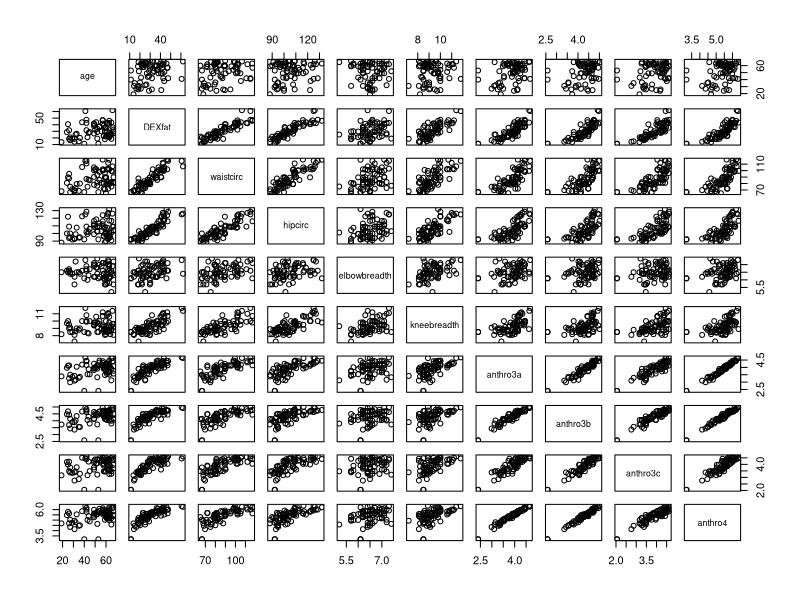
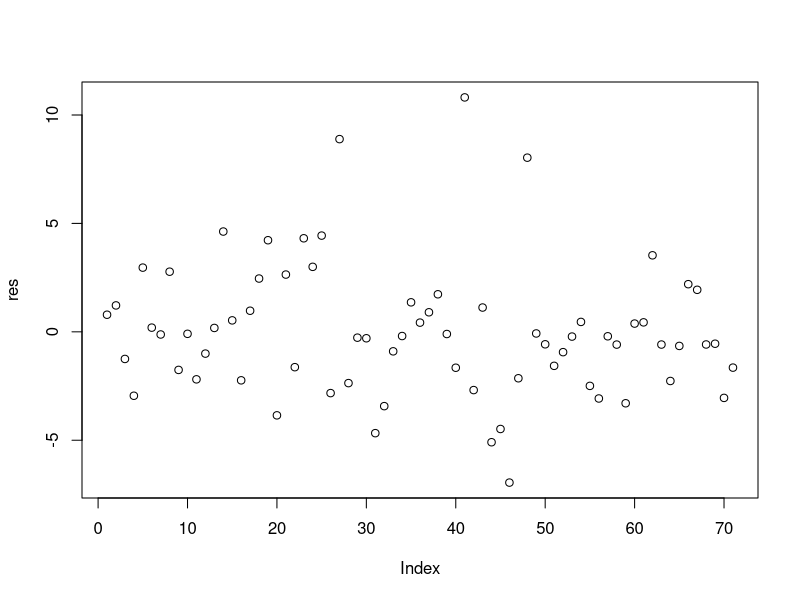
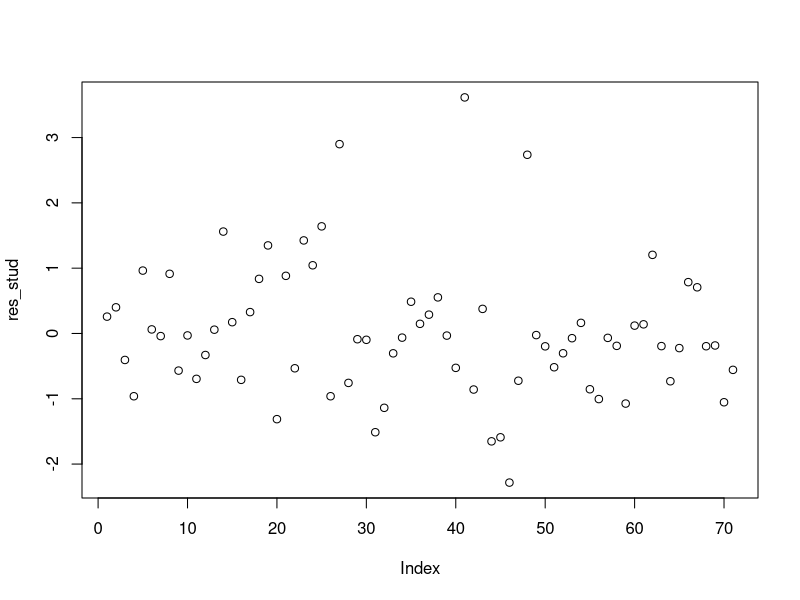
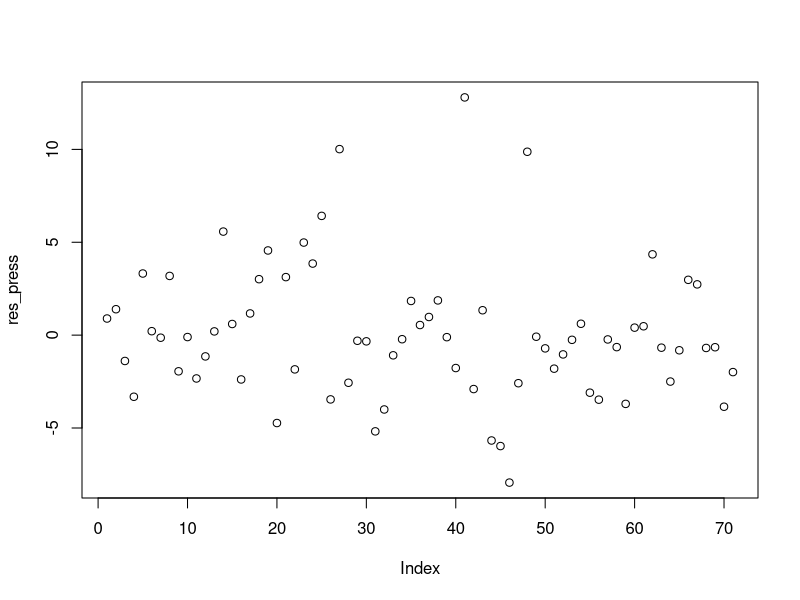
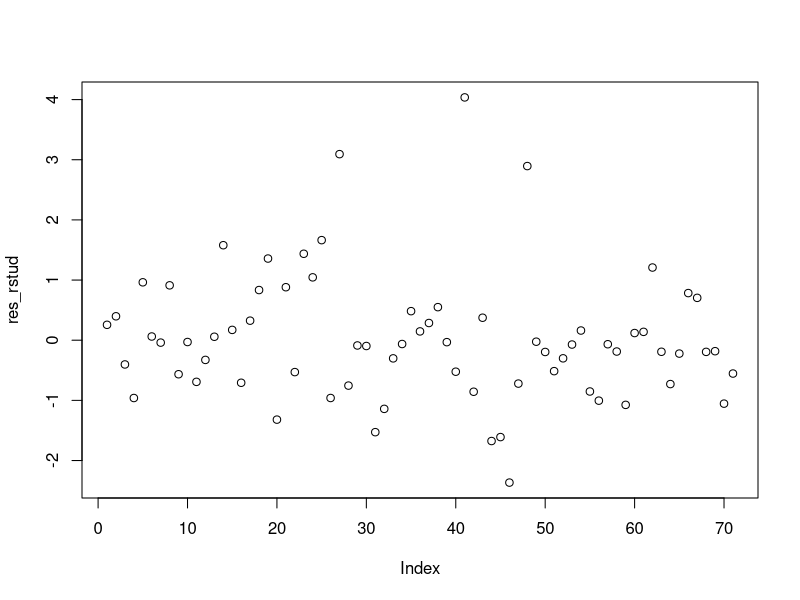
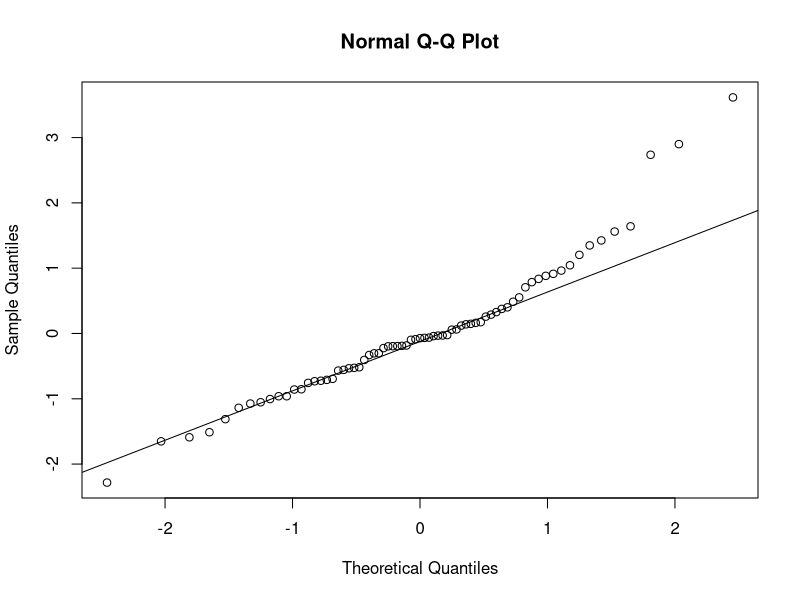
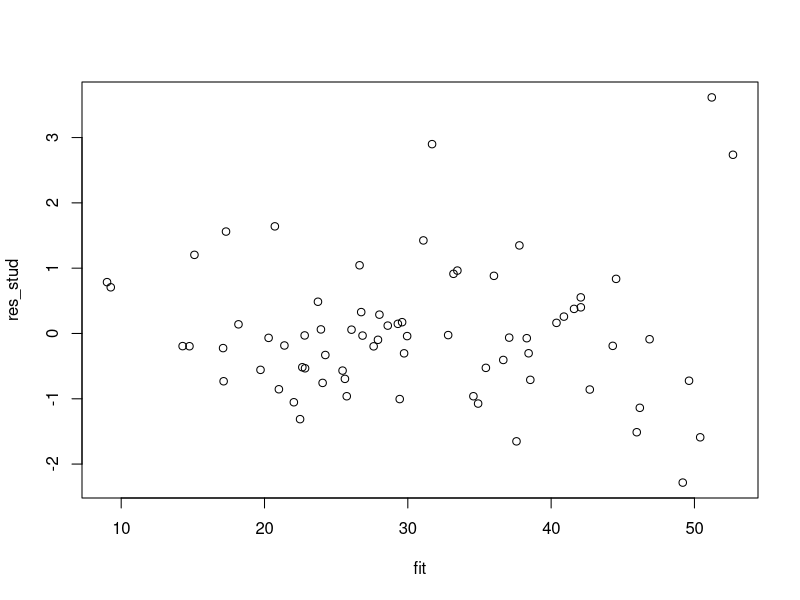
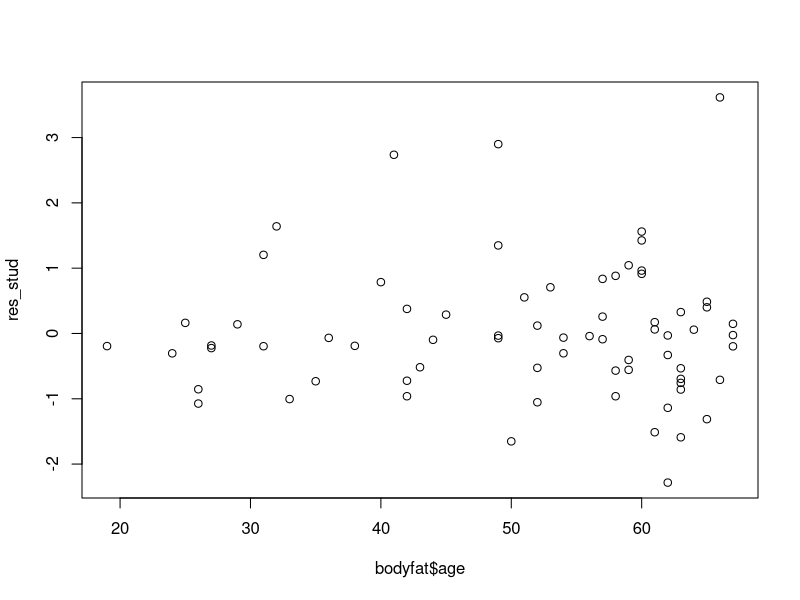

These charts were generated, in order, by the following R code:
#Load the data
library("TH.data")
library("car")

data("bodyfat")
head(bodyfat)
plot(bodyfat)
summary(bodyfat)

#Create the full model
model <- lm(DEXfat ~., data = bodyfat)
summary(model)



#Residual analysis
n = nrow(bodyfat)
p = ncol(bodyfat)-1
res <- residuals(model)
SS_res = sum(res^2)
MS_res = SS_res/(n-p)
h_ii = lm.influence(model)$hat
S2 = ((n-p)*MS_res-res^2/(1-h_ii))/(n-p-1)

res_std <- res/sqrt(MS_res)
res_stud <- res/sqrt(MS_res*(1-h_ii))
res_press <- res/(1-h_ii)
res_rstud <- res/sqrt(S2*(1-h_ii))

plot(res)
plot(res_stud)
plot(res_press)
plot(res_rstud)

#Normal probability plot
qqnorm(res_stud)
qqline(res_stud)
#(s_res_stud <- sort(res_stud))
#c_prob <- ((1:n)-1/2)/n
#plot(s_res_stud, c_prob)

#Plot of Residuals against the Fitted Values
fit <- fitted(model)
plot(fit, res_stud)

#Plot of Residuals against the Regressor
plot(bodyfat$age, res_stud)
plot(bodyfat$waistcirc, res_stud)
plot(bodyfat$hipcirc, res_stud)
plot(bodyfat$elbowbreadth, res_stud)
plot(bodyfat$kneebreadth, res_stud)
plot(bodyfat$anthro3a, res_stud)
plot(bodyfat$anthro3b, res_stud)
plot(bodyfat$anthro3c, res_stud)
plot(bodyfat$anthro4, res_stud)

#Partial regression plots
avPlots(model)

#Partial residual plots
crPlots(model)


#Diagnostics and handling of outliers, leverage and influential observations 

#PRESS statistic (hör nog inte riktigt hemma här men kan vara användbar senare)
(press = sum(res_press^2))
